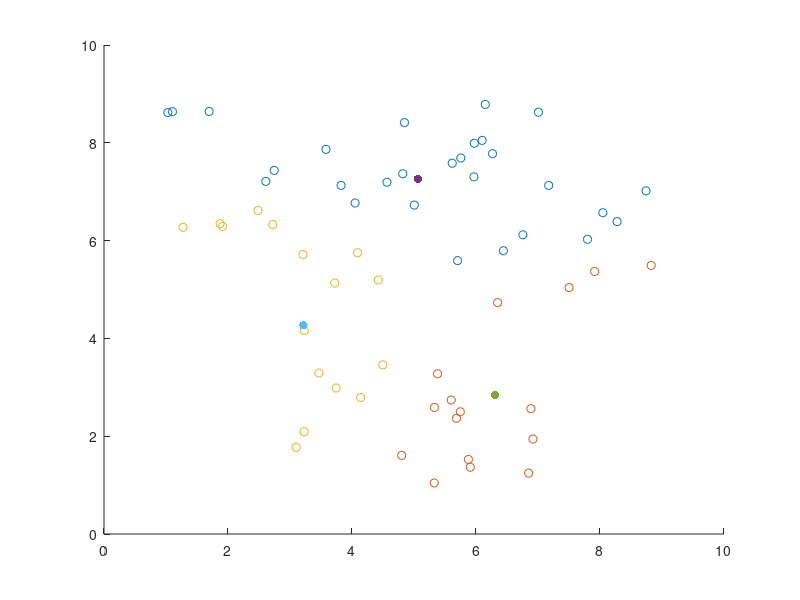

MATLAB code for this plot: (Note: this script raises an error after producing the figure.)

dataset = [
    1.2734    6.2721
2.7453    7.4345
1.6954    8.6408
1.1044    8.6364
4.8187    7.3664
2.7224    6.3303
4.8462    8.4123
4.0497    6.7696
1.0294    8.6174
3.7202    5.1327
3.8238    7.1297
3.5805    7.8660
3.2092    5.7172
1.8724    6.3461
4.0895    5.7509
1.9121    6.2877
2.4835    6.6154
4.5637    7.1943
4.4255    5.1950
2.6097    7.2109
6.0992    8.0496
5.9660    7.3042
5.9726    7.9907
5.6166    7.5821
8.8257    5.4929
8.7426    7.0176
8.2749    6.3890
7.9130    5.3686
5.7032    5.5914
6.4415    5.7927
5.7552    7.6891
5.0048    6.7260
6.2657    7.7776
7.7985    6.0271
7.5010    5.0390
7.1722    7.1291
6.7561    6.1176
6.1497    8.7849
7.0066    8.6258
8.0462    6.5707
3.0994    1.7722
5.6857    2.3666
6.3487    4.7316
6.8860    2.5627
3.2277    2.0929
4.8013    1.6078
5.3299    2.5884
5.7466    2.4989
5.8777    1.5245
5.6002    2.7402
5.9077    1.3661
4.4954    3.4585
5.3263    1.0439
3.4645    3.2930
3.2306    4.1589
6.9191    1.9415
4.1393    2.7921
5.3799    3.2774
6.8486    1.2456
3.7431    2.9852];

%numero di dati
l = size(dataset,1);

%plotto i punti
scatter(dataset(:,1), dataset(:,2), 'black');

%centroidi iniziali
n_centroidi = 3; %quindi 3 cluster
c1 = [5, 7];
c2 = [6, 3];
c3 = [4, 4];
centroids = [c1; c2; c3];

%Abbiamo 3 centroidi e l dati, quindi creo 3*l aij
aij = zeros(l,3);

%per ogni dato pongo aij=1 solo se il centroide j è quello più vicino
for i=1:l
    %prendo il pattern i-esimo
    pattern_i = dataset(i,:);
    %mi salvo la corrente distanza minima
    min_dist = -1;
    %mi salvo l'indice del centroid a cui correntemente è più vicino
    j_near_centroid = -1;

    for j=1:n_centroidi
        
        %calcolo la distanza tra pi e il centroide cj
        centroid = centroids(j,:);

        dist = norm(pattern_i-centroid);

        if min_dist == -1 || min_dist > dist

            min_dist = dist;
            j_near_centroid = j;
        end

    end

    %modifico aij=1 dove i è il pattern i-esimo e j l'indice del centroide più vicino
    aij(i,j_near_centroid)=1;
end

%{
    modifico con colore rosso i punti vicini al centroide c1, verde al
    centroide c2 e blu al centroide c3

%}

%prendo i pattern associati ai centroidi
index_patterns_cluster_1 = find(aij(:,1)==1);
index_patterns_cluster_2 = find(aij(:,2)==1);
index_patterns_cluster_3 = find(aij(:,3)==1);

%li plotto con colori diversi
scatter(dataset(index_patterns_cluster_1,1), dataset(index_patterns_cluster_1,2), 'red');
hold on
scatter(dataset(index_patterns_cluster_2,1), dataset(index_patterns_cluster_2,2), 'green');
scatter(dataset(index_patterns_cluster_3,1), dataset(index_patterns_cluster_3,2), 'blue');

%plotto i centroidi
scatter(c1(1), c1(2),'filled', 'red');
scatter(c2(1), c2(2),'filled', 'green');
scatter(c3(1), c3(2),'filled', 'blue');

hold off
pause(20);
it=1;
current_f_objective = inf;
while true

    fprintf("K-MEANS: Iterazione %d ", it);
    %aggiorno le componenti di ogni cluster come baricentro dei pattern a
    %cui è stato assegnato
    for j=1:n_centroidi
        
        %prendo i pattern a lui assegnati
        index_patterns_cluster_j = find(aij(:,j)==1);
        
        %sommo tutti i pattern tra loro
        numerator = [0.0 0.0];
        for i=1:size(index_patterns_cluster_j,1)

            numerator = numerator + dataset(index_patterns_cluster_j(i),:);
        
        end
        %aggiorno le componenti del centroide corrente
        centroids(j,:) = numerator / size(index_patterns_cluster_j,1);

    end

    %Abbiamo 3 centroidi e l dati, quindi creo 3*l aij
    aij = zeros(l,3);

    %per ogni dato pongo aij=1 solo se il centroide j è quello più vicino
    for i=1:l
        %prendo il pattern i-esimo
        pattern_i = dataset(i,:);
        %mi salvo la corrente distanza minima
        min_dist = -1;
        %mi salvo l'indice del centroid a cui correntemente è più vicino
        j_near_centroid = -1;
    
        for j=1:n_centroidi
            
            %calcolo la distanza tra pi e il centroide cj
            centroid = centroids(j,:);
    
            dist = norm(pattern_i-centroid);
    
            if min_dist == -1 || min_dist > dist
    
                min_dist = dist;
                j_near_centroid = j;
            end
    
        end
    
        %modifico aij=1 dove i è il pattern i-esimo e j l'indice del centroide più vicino
        aij(i,j_near_centroid)=1;
    end
    
    %{
        modifico con colore rosso i punti vicini al centroide c1, verde al
        centroide c2 e blu al centroide c3
    
    %}
    
    %prendo i pattern associati ai centroidi
    index_patterns_cluster_1 = find(aij(:,1)==1);
    index_patterns_cluster_2 = find(aij(:,2)==1);
    index_patterns_cluster_3 = find(aij(:,3)==1);
    
    %li plotto con colori diversi
    scatter(dataset(index_patterns_cluster_1,1), dataset(index_patterns_cluster_1,2), 'red');
    hold on
    scatter(dataset(index_patterns_cluster_2,1), dataset(index_patterns_cluster_2,2), 'green');
    scatter(dataset(index_patterns_cluster_3,1), dataset(index_patterns_cluster_3,2), 'blue');
    
    %plotto i centroidi
    scatter(centroids(1,1), centroids(1,2),'filled', 'red');
    scatter(centroids(2,1), centroids(2,2),'filled', 'green');
    scatter(centroids(3,1), centroids(3,2),'filled', 'blue');
    
    %calcolo il valore della funzione obiettivo. Sarebbe la somma delle
    %distanze dei pattern dal proprio centroide
    objective_function_value = 0;
    for i=1:l
        pattern_i = dataset(i,:);
        index_associated_centroid = find(aij(i,:)==1);
        objective_function_value = objective_function_value + norm(dataset(i,:)-centroids(index_associated_centroid,:))^2;
    end

    fprintf("\n  valore funzione obiettivo= %s \n", num2str(objective_function_value));
    title("f(x)= ", num2str(objective_function_value));
    pause(2)
    hold off

    it = it+1;
    if abs(objective_function_value-current_f_objective)<=1e-5
        break
    else
        current_f_objective = objective_function_value;
    end

end

fprintf("fine");
